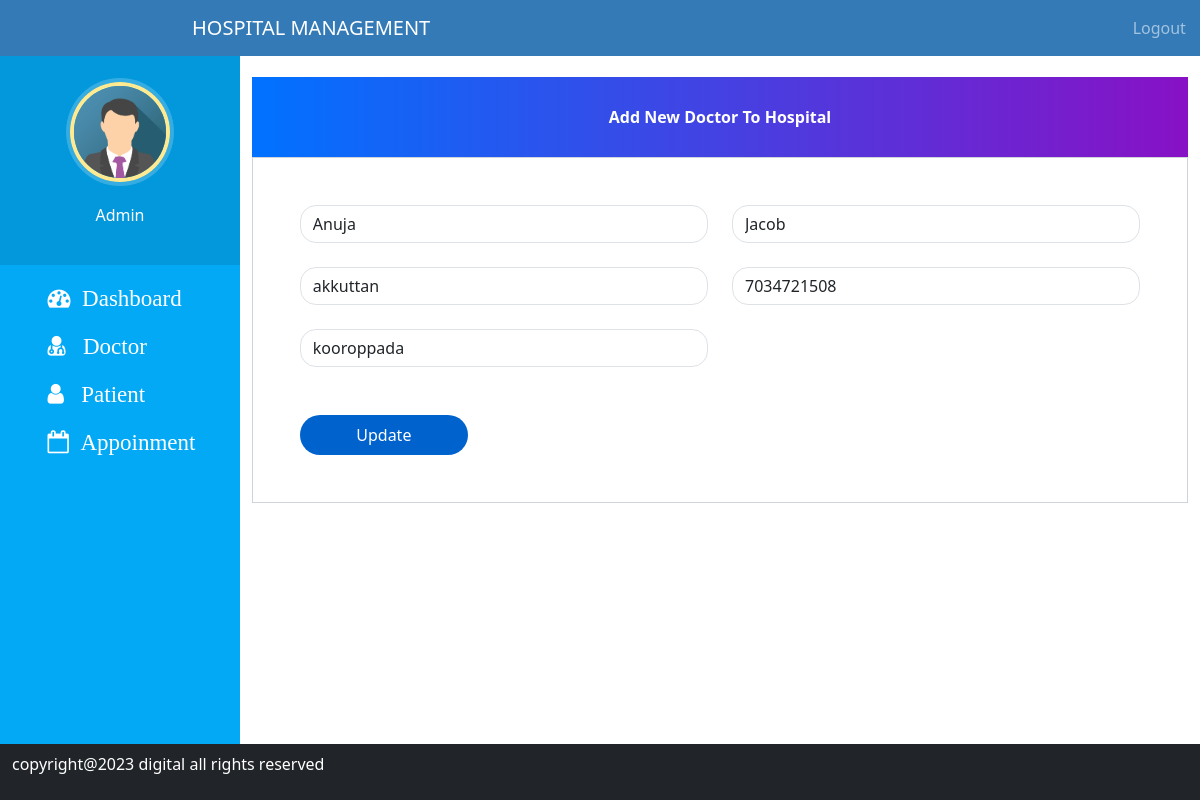
The page /admin_edit_doctor/5 on the database its author committed.
### hospital/models.py (models this page shows)
class Doctor(models.Model):
    doctor_id =models.ForeignKey(User, on_delete=models.CASCADE)
    address = models.CharField(max_length=20)
    phone = models.IntegerField()
    department = models.CharField(max_length=20)
    image = models.ImageField(upload_to='images/')
    status=models.BooleanField(default=False)

class User(AbstractUser):
    usertype = models.CharField(max_length=20)

### hospital/views.py (the view)
# urls.py: path("admin_edit_doctor/<int:id>", views.admin_edit_doctor, name="admin_edit_doctor"),
def admin_edit_doctor(request,id):
    doc_info = Doctor.objects.get(id=id)
    return render(request,'admin_update_doctor.html',{'edit':doc_info})

### hospital/templates/admin_update_doctor.html (shortened to what this page needs)
{% extends 'admin_base.html' %}
{% load static %}
{% block content %}
<form action="/admin_update_doctor/{{ edit.id }}" method="post" enctype="multipart/form-data">
    <div class="container register-form" style="margin-top: 3%;">
        <div class="form">
            <div class="note">
                <p>Add New Doctor To Hospital</p>
            </div>
            <div class="form-content">
                <div class="row">
                    <div class="col-md-6">
                        <div class="form-group">
                            <input type="text" class="form-control" value="{{ edit.doctor_id.first_name }}" name="firstname" placeholder="firstname">
                        </div><br>
                        <div class="form-group">
                            <input type="text" class="form-control" value="{{ edit.doctor_id.username }}" name="username" placeholder="username">
                        </div><br>
                        <div class="form-group">
                            <input type="text" class="form-control" value="{{ edit.address }}" name="address" placeholder="address">
                        </div><br>
                    </div>
                    <div class="col-md-6">
                        <div class="form-group">
                            <input type="text" class="form-control" value="{{ edit.doctor_id.last_name }}" name="lastname" placeholder="lastname">
                        </div><br>
                        <div class="form-group">
                            <input type="number" class="form-control" value="{{ edit.phone }}" name="phone" placeholder="phone">
                        </div><br>
                    </div>
                </div> <br>
                <button type="submit" class="btnSubmit">Update</button>
            </div>
        </div>
    </div>
</form>
{% endblock content %}

### hospital/static/css/style1.css (style rules this page uses)
body { padding-left: 240px; }

### hospital/static/css/ad_style.css (style rules this page uses)
p { text-align: center; }
body { padding-left: 240px; }
.note { text-align: center; height: 80px; background: -webkit-linear-gradient(left, #0072ff, #8811c5); color: #fff; font-weight: bold; line-height: 80px; }
.form-content { padding: 5%; border: 1px solid #ced4da; margin-bottom: 2%; }
.form-control { border-radius: 1rem; }
.btnSubmit { border: none; border-radius: 1.5rem; padding: 1%; width: 20%; cursor: pointer; background: #0062cc; color: #fff; }

### rows shown on the page
Doctor: firstname "Anuja", username "akkuttan", address "kooroppada", lastname "Jacob", phone "7034721508"
